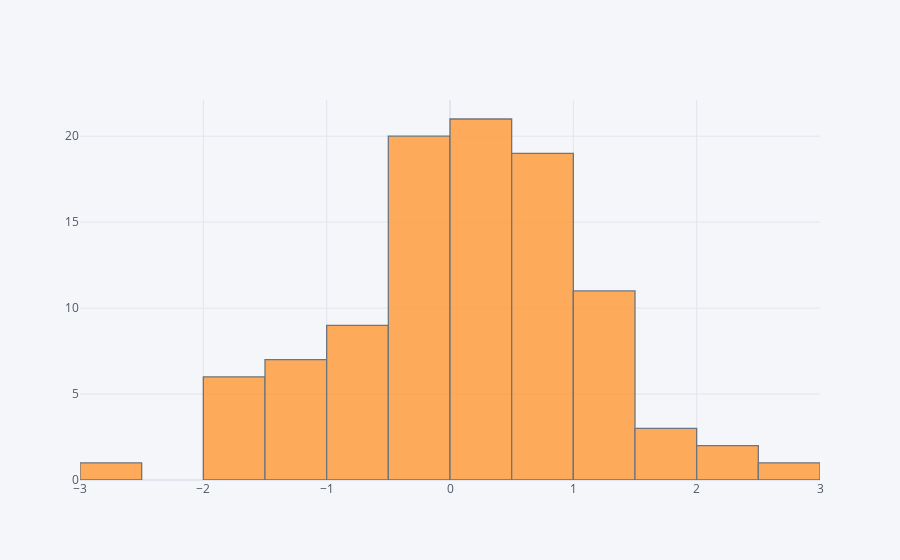

The notebook cell this image was saved under:
### Markdown cell above
## histogram

### Code cell
df['A'].iplot(kind='hist',bins=25)

### Figure 1 — Plotly figure (JSON) as saved in the notebook; plotly's stock layout.template omitted (floating-point values rounded to 4 significant figures)
{"data": [{"histfunc": "count", "histnorm": "", "marker": {"color": "rgba(255, 153, 51, 1.0)", "line": {"color": "#4D5663", "width": 1.3}}, "name": "A", "nbinsx": 25, "opacity": 0.8, "orientation": "v", "type": "histogram", "x": [0.01861, 0.996, 0.5349, 0.2745, -1.537, 0.6925, 1.636, -0.4848, 0.3061, 0.6124, 1.108, 1.018, 1.257, -0.9718, -0.6059, 0.2202, 2.121, -0.3946, 0.6062, -1.74, 0.9743, -0.4031, 1.397, 0.7589, 0.3613, -1.124, -0.3489, -0.6517, 2.196, 0.3299, -0.8676, 0.3633, -0.06811, -1.454, 1.345, -1.953, -0.8912, 0.4709, -0.1599, 0.2198, -0.2301, 0.5707, 1.072, 0.7067, -0.363, 0.3923, -0.3613, -0.2955, 0.5226, -0.2731, -1.337, -0.7312, 1.237, 0.4343, 0.1378, -2.565, 1.571, 0.173, 0.8254, -0.1944, 1.202, -1.025, 1.434, -0.2645, 0.912, -0.3575, -1.18, -1.238, 1.133, 0.8517, -0.0113, -1.218, 0.3257, 0.9257, 0.1403, -0.4195, 1.276, 1.816, 0.8737, 0.8333, -0.8665, -0.3914, 0.3137, 0.972, 2.794, -1.846, 0.2965, 0.5748, 0.3516, 0.6561, -1.825, 0.1769, -0.7894, -0.709, -0.06412, -1.627, 0.2872, -0.4862, 0.3069, -0.4689]}], "layout": {"autosize": true, "barmode": "overlay", "legend": {"bgcolor": "#F5F6F9", "font": {"color": "#4D5663"}}, "paper_bgcolor": "#F5F6F9", "plot_bgcolor": "#F5F6F9", "title": {"font": {"color": "#4D5663"}}, "xaxis": {"autorange": true, "gridcolor": "#E1E5ED", "range": [-3, 3], "showgrid": true, "tickfont": {"color": "#4D5663"}, "title": {"font": {"color": "#4D5663"}, "text": ""}, "type": "linear", "zerolinecolor": "#E1E5ED"}, "yaxis": {"autorange": true, "gridcolor": "#E1E5ED", "range": [0, 22.11], "showgrid": true, "tickfont": {"color": "#4D5663"}, "title": {"font": {"color": "#4D5663"}, "text": ""}, "zerolinecolor": "#E1E5ED"}}}
